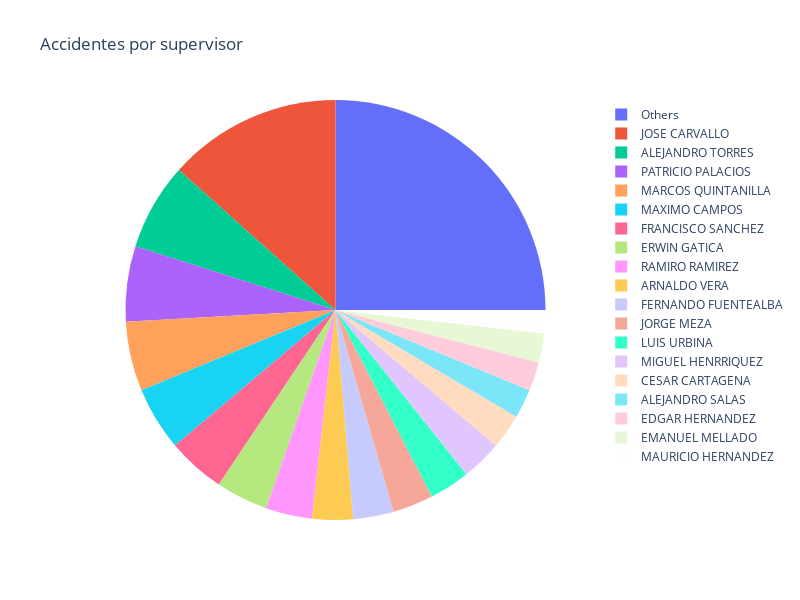

The notebook cell saved with this chart:
### Code cell
fig

### Figure 1 — Plotly figure (JSON) as saved in the notebook; plotly's stock layout.template omitted (floating-point values rounded to 4 significant figures)
{"data": [{"domain": {"x": [0, 1], "y": [0, 1]}, "hovertemplate": "SUPERVISOR=%{label}<br>cantidad=%{value}<extra></extra>", "labels": ["ALEJANDRO SALAS", "ALEJANDRO TORRES", "Others", "Others", "Others", "Others", "ARNALDO VERA", "CESAR CARTAGENA", "Others", "Others", "Others", "Others", "Others", "EDGAR HERNANDEZ", "EMANUEL MELLADO", "ERWIN GATICA", "FERNANDO FUENTEALBA", "Others", "Others", "Others", "FRANCISCO SANCHEZ", "Others", "Others", "Others", "Others", "Others", "Others", "Others", "JORGE MEZA", "JOSE CARVALLO", "Others", "Others", "Others", "LUIS URBINA", "MARCOS QUINTANILLA", "Others", "Others", "MAURICIO HERNANDEZ", "MAXIMO CAMPOS", "MIGUEL HENRRIQUEZ", "Others", "Others", "Others", "Others", "PATRICIO PALACIOS", "Others", "Others", "RAMIRO RAMIREZ", "Others", "Others", "Others", "Others", "Others", "Others", "Others"], "legendgroup": "", "name": "", "showlegend": true, "textinfo": "none", "type": "pie", "values": [5, 15, 1, 1, 3, 2, 7, 6, 3, 1, 1, 3, 1, 5, 5, 9, 7, 1, 1, 3, 10, 1, 3, 2, 1, 1, 1, 3, 7, 30, 1, 2, 1, 7, 12, 1, 1, 4, 11, 7, 1, 3, 1, 1, 13, 1, 3, 8, 1, 1, 1, 1, 1, 1, 1]}], "layout": {"height": 600, "legend": {"tracegroupgap": 0}, "title": {"text": "Accidentes por supervisor"}, "width": 800}}
